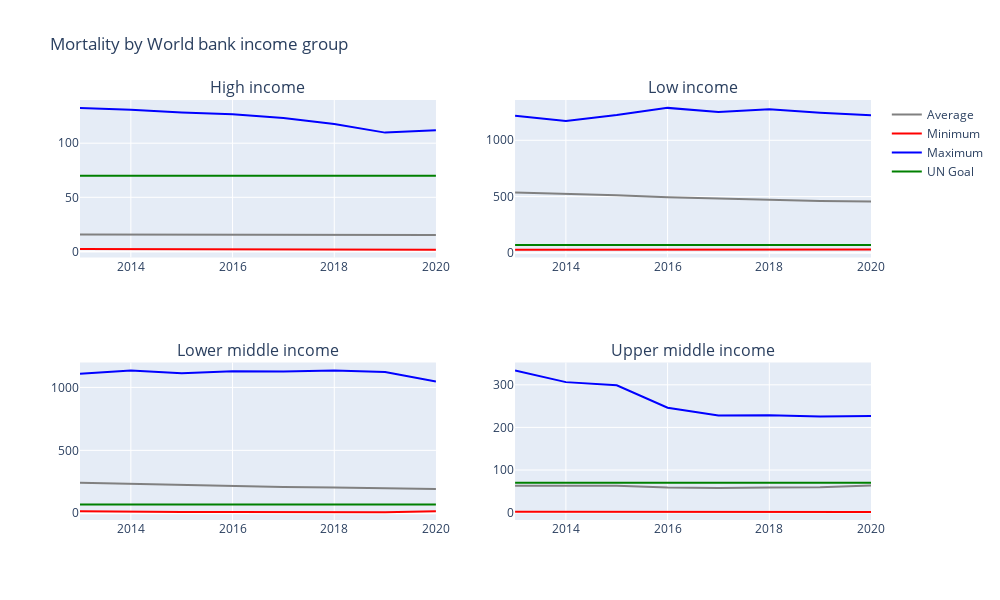

Notebook code for this chart:
### Code cell
#Making a 2x2

# Create subplot grid
fig = make_subplots(rows=2, cols=2, subplot_titles=min_max['World_bank_income_group'].unique())

# Add data to the subplot grid
for i, region in enumerate(min_max['World_bank_income_group'].unique(), 1):
    region_data = min_max[min_max['World_bank_income_group'] == region]

    # Calculate the flat index for the subplot grid
    index = i

    # Calculate row and column indices
    row = (index - 1) // 2 + 1
    col = (index - 1) % 2 + 1

    # Add avg if there is data for the region
    if not region_data.empty:
        fig.add_trace(go.Scatter(x=region_data['Year'], y=region_data['AVG(Mortality_ratio)'], mode='lines',
                                 legendgroup='Average', showlegend=False, line=dict(color='grey')),
                      row=row, col=col)

        # Add MIN
        fig.add_trace(go.Scatter(x=region_data['Year'], y=region_data['MIN(Mortality_ratio)'], mode='lines',
                                 legendgroup='Minimum', showlegend=False, line=dict(color='red')),
                      row=row, col=col)

        # Add MAX
        fig.add_trace(go.Scatter(x=region_data['Year'], y=region_data['MAX(Mortality_ratio)'], mode='lines',
                                 legendgroup='Maximum', showlegend=False, line=dict(color='blue')),
                      row=row, col=col)
        fig.add_trace(go.Scatter(x=region_data['Year'], y=[70]*len(region_data['Year']), mode='lines',
                                 legendgroup='UN Goal', showlegend=False, line=dict(color='green')),
                      row=row, col=col)

# Add legend entries
fig.add_trace(go.Scatter(x=[None], y=[None], mode='lines', name='Average', line=dict(color='grey')), row=2, col=2)
fig.add_trace(go.Scatter(x=[None], y=[None], mode='lines', name='Minimum', line=dict(color='red')), row=2, col=2)
fig.add_trace(go.Scatter(x=[None], y=[None], mode='lines', name='Maximum', line=dict(color='blue')), row=2, col=2)
fig.add_trace(go.Scatter(x=[None], y=[None], mode='lines', name='UN Goal', line=dict(color='green')), row=2, col=2)

# Update layout settings
fig.update_layout(title_text='Mortality by World bank income group', height=600, width=1000, showlegend=True)

# Show the plot
fig.show()

### Figure 1 — Plotly figure (JSON) as saved in the notebook; plotly's stock layout.template omitted (floating-point values rounded to 4 significant figures)
{"data": [{"legendgroup": "Average", "line": {"color": "grey"}, "mode": "lines", "showlegend": false, "type": "scatter", "x": [2013, 2014, 2015, 2016, 2017, 2018, 2019, 2020], "xaxis": "x", "y": [15.65, 15.56, 15.35, 14.94, 14.83, 14.82, 14.89, 15.12], "yaxis": "y"}, {"legendgroup": "Minimum", "line": {"color": "red"}, "mode": "lines", "showlegend": false, "type": "scatter", "x": [2013, 2014, 2015, 2016, 2017, 2018, 2019, 2020], "xaxis": "x", "y": [2.289, 2.166, 2.101, 1.982, 1.885, 1.865, 1.89, 1.664], "yaxis": "y"}, {"legendgroup": "Maximum", "line": {"color": "blue"}, "mode": "lines", "showlegend": false, "type": "scatter", "x": [2013, 2014, 2015, 2016, 2017, 2018, 2019, 2020], "xaxis": "x", "y": [132.6, 130.9, 128.3, 126.7, 123.3, 117.7, 109.8, 111.9], "yaxis": "y"}, {"legendgroup": "UN Goal", "line": {"color": "green"}, "mode": "lines", "showlegend": false, "type": "scatter", "x": [2013, 2014, 2015, 2016, 2017, 2018, 2019, 2020], "xaxis": "x", "y": [70, 70, 70, 70, 70, 70, 70, 70], "yaxis": "y"}, {"legendgroup": "Average", "line": {"color": "grey"}, "mode": "lines", "showlegend": false, "type": "scatter", "x": [2013, 2014, 2015, 2016, 2017, 2018, 2019, 2020], "xaxis": "x2", "y": [535.4, 524.7, 512.0, 494.3, 482.2, 472.2, 460.4, 455.7], "yaxis": "y2"}, {"legendgroup": "Minimum", "line": {"color": "red"}, "mode": "lines", "showlegend": false, "type": "scatter", "x": [2013, 2014, 2015, 2016, 2017, 2018, 2019, 2020], "xaxis": "x2", "y": [28.78, 29.48, 30.48, 28.85, 30.53, 31.33, 33.04, 29.92], "yaxis": "y2"}, {"legendgroup": "Maximum", "line": {"color": "blue"}, "mode": "lines", "showlegend": false, "type": "scatter", "x": [2013, 2014, 2015, 2016, 2017, 2018, 2019, 2020], "xaxis": "x2", "y": [1217.0, 1172.0, 1225.0, 1288.0, 1252.0, 1275.0, 1245.0, 1223.0], "yaxis": "y2"}, {"legendgroup": "UN Goal", "line": {"color": "green"}, "mode": "lines", "showlegend": false, "type": "scatter", "x": [2013, 2014, 2015, 2016, 2017, 2018, 2019, 2020], "xaxis": "x2", "y": [70, 70, 70, 70, 70, 70, 70, 70], "yaxis": "y2"}, {"legendgroup": "Average", "line": {"color": "grey"}, "mode": "lines", "showlegend": false, "type": "scatter", "x": [2013, 2014, 2015, 2016, 2017, 2018, 2019, 2020], "xaxis": "x3", "y": [242.6, 233.5, 223.3, 215.6, 208.9, 205.7, 199.9, 193.5], "yaxis": "y3"}, {"legendgroup": "Minimum", "line": {"color": "red"}, "mode": "lines", "showlegend": false, "type": "scatter", "x": [2013, 2014, 2015, 2016, 2017, 2018, 2019, 2020], "xaxis": "x3", "y": [16.45, 12.15, 11.11, 10.31, 10.51, 11.27, 9.261, 16.54], "yaxis": "y3"}, {"legendgroup": "Maximum", "line": {"color": "blue"}, "mode": "lines", "showlegend": false, "type": "scatter", "x": [2013, 2014, 2015, 2016, 2017, 2018, 2019, 2020], "xaxis": "x3", "y": [1109.0, 1135.0, 1113.0, 1129.0, 1127.0, 1135.0, 1122.0, 1047.0], "yaxis": "y3"}, {"legendgroup": "UN Goal", "line": {"color": "green"}, "mode": "lines", "showlegend": false, "type": "scatter", "x": [2013, 2014, 2015, 2016, 2017, 2018, 2019, 2020], "xaxis": "x3", "y": [70, 70, 70, 70, 70, 70, 70, 70], "yaxis": "y3"}, {"legendgroup": "Average", "line": {"color": "grey"}, "mode": "lines", "showlegend": false, "type": "scatter", "x": [2013, 2014, 2015, 2016, 2017, 2018, 2019, 2020], "xaxis": "x4", "y": [62.85, 63.43, 63.21, 58.73, 57.63, 59.11, 59.2, 63.85], "yaxis": "y4"}, {"legendgroup": "Minimum", "line": {"color": "red"}, "mode": "lines", "showlegend": false, "type": "scatter", "x": [2013, 2014, 2015, 2016, 2017, 2018, 2019, 2020], "xaxis": "x4", "y": [1.672, 1.455, 1.314, 1.239, 1.313, 1.112, 1.082, 1.102], "yaxis": "y4"}, {"legendgroup": "Maximum", "line": {"color": "blue"}, "mode": "lines", "showlegend": false, "type": "scatter", "x": [2013, 2014, 2015, 2016, 2017, 2018, 2019, 2020], "xaxis": "x4", "y": [333.9, 306.3, 299.0, 246.3, 227.9, 228.6, 225.5, 226.6], "yaxis": "y4"}, {"legendgroup": "UN Goal", "line": {"color": "green"}, "mode": "lines", "showlegend": false, "type": "scatter", "x": [2013, 2014, 2015, 2016, 2017, 2018, 2019, 2020], "xaxis": "x4", "y": [70, 70, 70, 70, 70, 70, 70, 70], "yaxis": "y4"}, {"line": {"color": "grey"}, "mode": "lines", "name": "Average", "type": "scatter", "x": [null], "xaxis": "x4", "y": [null], "yaxis": "y4"}, {"line": {"color": "red"}, "mode": "lines", "name": "Minimum", "type": "scatter", "x": [null], "xaxis": "x4", "y": [null], "yaxis": "y4"}, {"line": {"color": "blue"}, "mode": "lines", "name": "Maximum", "type": "scatter", "x": [null], "xaxis": "x4", "y": [null], "yaxis": "y4"}, {"line": {"color": "green"}, "mode": "lines", "name": "UN Goal", "type": "scatter", "x": [null], "xaxis": "x4", "y": [null], "yaxis": "y4"}], "layout": {"annotations": [{"font": {"size": 16}, "showarrow": false, "text": "High income", "x": 0.225, "xanchor": "center", "xref": "paper", "y": 1, "yanchor": "bottom", "yref": "paper"}, {"font": {"size": 16}, "showarrow": false, "text": "Low income", "x": 0.775, "xanchor": "center", "xref": "paper", "y": 1, "yanchor": "bottom", "yref": "paper"}, {"font": {"size": 16}, "showarrow": false, "text": "Lower middle income", "x": 0.225, "xanchor": "center", "xref": "paper", "y": 0.375, "yanchor": "bottom", "yref": "paper"}, {"font": {"size": 16}, "showarrow": false, "text": "Upper middle income", "x": 0.775, "xanchor": "center", "xref": "paper", "y": 0.375, "yanchor": "bottom", "yref": "paper"}], "height": 600, "showlegend": true, "title": {"text": "Mortality by World bank income group"}, "width": 1000, "xaxis": {"anchor": "y", "domain": [0, 0.45]}, "xaxis2": {"anchor": "y2", "domain": [0.55, 1]}, "xaxis3": {"anchor": "y3", "domain": [0, 0.45]}, "xaxis4": {"anchor": "y4", "domain": [0.55, 1]}, "yaxis": {"anchor": "x", "domain": [0.625, 1]}, "yaxis2": {"anchor": "x2", "domain": [0.625, 1]}, "yaxis3": {"anchor": "x3", "domain": [0, 0.375]}, "yaxis4": {"anchor": "x4", "domain": [0, 0.375]}}}
